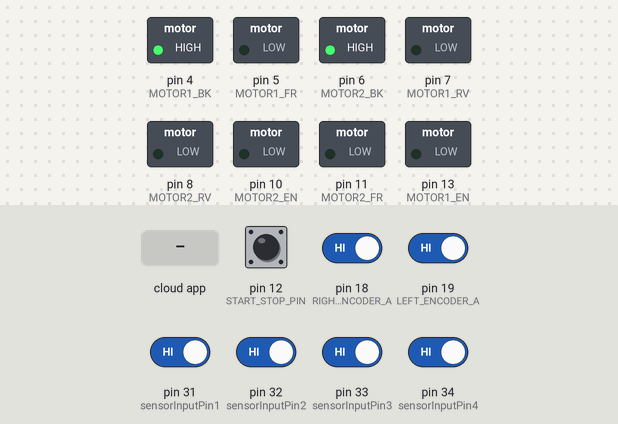
Simulated run of this sketch. Board: Arduino Mega 2560, built with avr-gcc and run on an emulated ATmega2560. On the bench: switched loads named in the sketch (green lamp = pin HIGH). Inputs (shaded band) come from the test bench; at power-on: pin 12 (START_STOP_PIN), pin 18 (RIGHT_ENCODER_A), pin 19 (LEFT_ENCODER_A), pin 31 (sensorInputPin1), pin 32 (sensorInputPin2), pin 33 (sensorInputPin3), pin 34 (sensorInputPin4) HIGH. The ROS host is connected and sends only what is stated.

Above: at 1.2 s.
1.3 s: pin 12 (START_STOP_PIN) pulled LOW for 0.15 s
At 2.5 s:
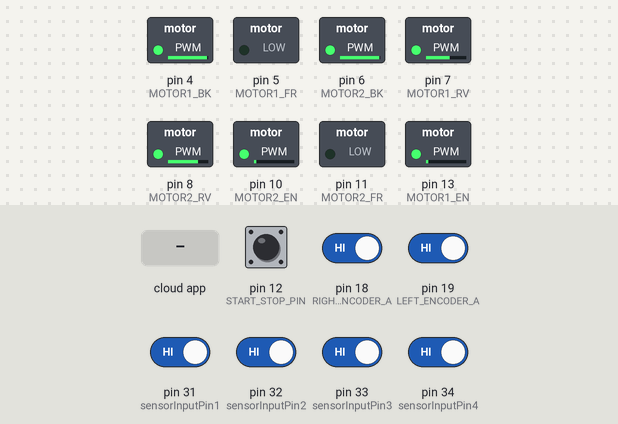
2.9 s: pin 31 (sensorInputPin1) driven LOW
At 3.4 s:
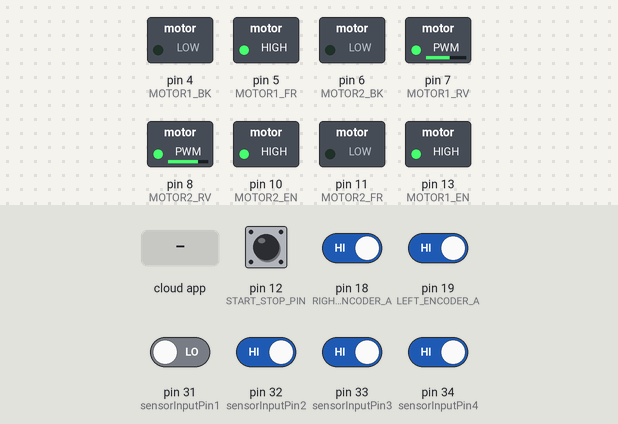
4.4 s: pin 32 (sensorInputPin2) driven LOW
At 5.0 s:
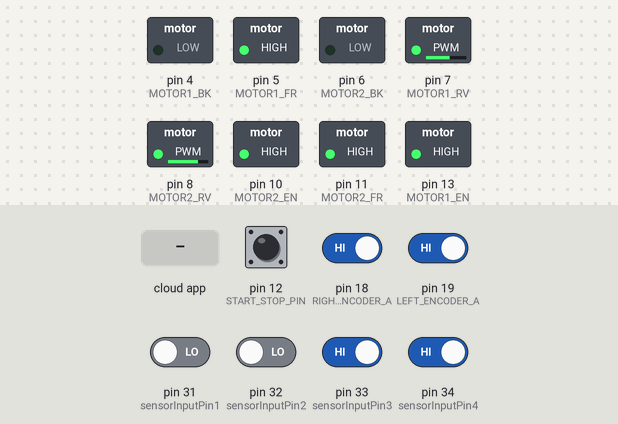
7.4 s: the phone or cloud app sets desired_left_motor_rpm to 45
At 8.8 s:
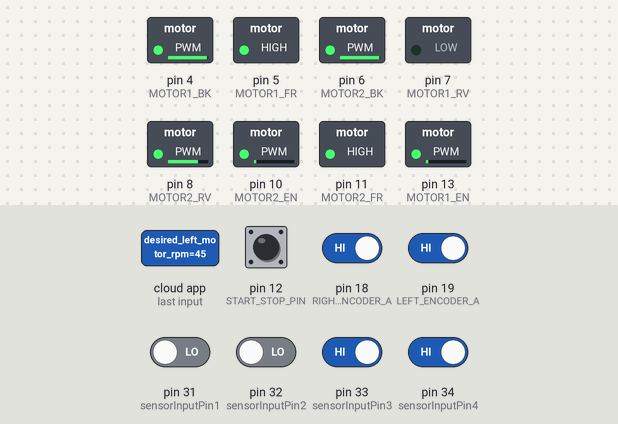
9.8 s: the phone or cloud app sets desired_right_motor_rpm to 45
At 11.5 s:
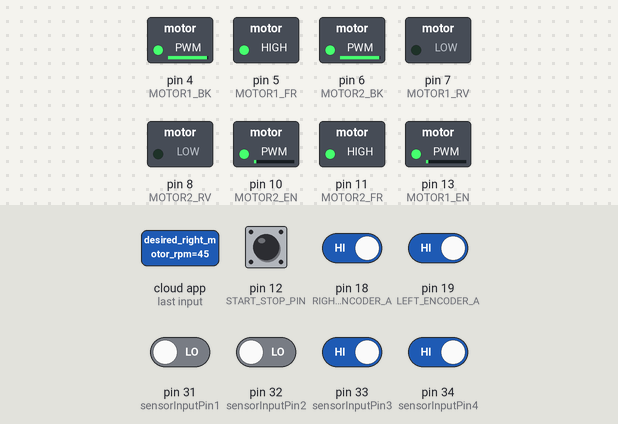
11.8 s: the phone or cloud app sets desired_right_motor_rpm to 0
At 12.1 s:
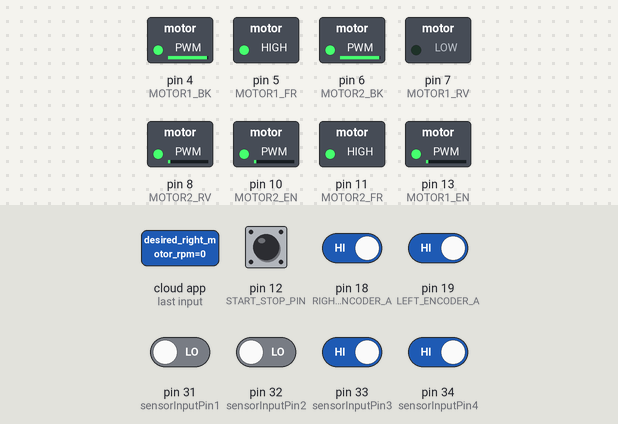
Timing chart, 0 to 14.8 s (numbered marks = the images above; inputs shaded):
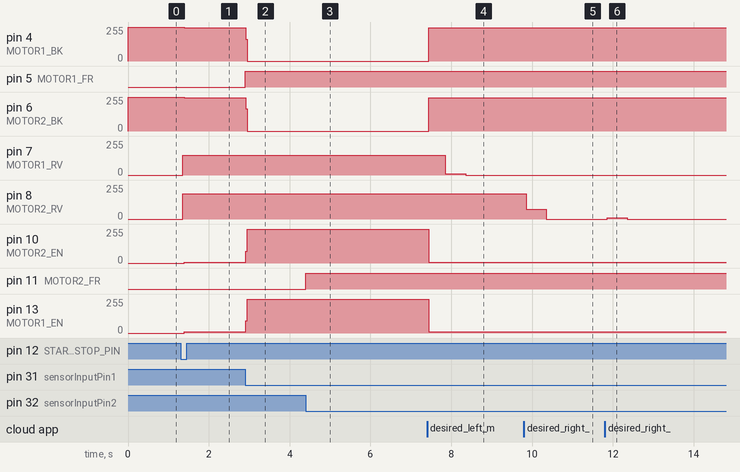

The sketch:

working90Degrees.ino
```cpp
#include <ros.h>
#include <std_msgs/Int32.h>
#include <std_msgs/Float32.h>

ros::NodeHandle nh;

std_msgs::Int32 left_rpm_msg;
std_msgs::Int32 right_rpm_msg;
std_msgs::Float32 left_velocity_msg;
std_msgs::Float32 right_velocity_msg;
std_msgs::Float32 v_msg;
std_msgs::Float32 w_msg;
std_msgs::Float32 theta_msg;

ros::Publisher left_motor_pub("/left_motor_rpm", &left_rpm_msg);
ros::Publisher right_motor_pub("/right_motor_rpm", &right_rpm_msg);
ros::Publisher left_velocity_pub("/left_motor_velocity", &left_velocity_msg);
ros::Publisher right_velocity_pub("/right_motor_velocity", &right_velocity_msg);
ros::Publisher v_pub("/linear_velocity", &v_msg);
ros::Publisher w_pub("/angular_velocity", &w_msg);
ros::Publisher theta_pub("/robot_orientation", &theta_msg);

volatile float desiredLeftRPM = 0.0;
volatile float desiredRightRPM = 0.0;

void leftMotorCallback(const std_msgs::Int32& msg) {
  desiredLeftRPM = msg.data;
}

void rightMotorCallback(const std_msgs::Int32& msg) {
  desiredRightRPM = msg.data;
}

ros::Subscriber<std_msgs::Int32> left_motor_sub("/desired_left_motor_rpm", &leftMotorCallback);
ros::Subscriber<std_msgs::Int32> right_motor_sub("/desired_right_motor_rpm", &rightMotorCallback);

// Motor pins
#define MOTOR1_RV 7
#define MOTOR1_EN 13
#define MOTOR1_FR 5
#define MOTOR1_BK 4
#define MOTOR2_RV 8
#define MOTOR2_EN 10
#define MOTOR2_FR 11
#define MOTOR2_BK 6

// Encoder pins
#define LEFT_ENCODER_A 19
#define LEFT_ENCODER_B 3
#define RIGHT_ENCODER_A 18
#define RIGHT_ENCODER_B 2

// Sensor input pins
const int sensorInputPin1 = 31;
const int sensorInputPin2 = 32;
const int sensorInputPin3 = 33;
const int sensorInputPin4 = 34;

// Start/Stop switch pin
#define START_STOP_PIN 12

volatile unsigned long Lcount = 0;
volatile unsigned long Rcount = 0;
volatile int leftDirection = 1;
volatile int rightDirection = 1;

// Timing for RPM calculations
unsigned long prevTime0 = 0;
unsigned long prevTime1 = 0;
unsigned long prevLeftEncoder = 0;
unsigned long prevRightEncoder = 0;
int interval = 500;
int leftRPM = 0;
int rightRPM = 0;
const int encoderCPR = 400;
const float wheelRadius = 0.05;
const float my_pi = 3.14159265358979323846;

// PID parameters
float Kp1 = 1.0, Ki1 = 0.05, Kd1 = 0.1;
float Kp2 = 0.8, Ki2 = 0.05, Kd2 = 0.1;
float left_integral = 0.0, left_last_error = 0.0;
float right_integral = 0.0, right_last_error = 0.0;
int leftPWMCommand = 150;
int rightPWMCommand = 190;
const int leftMinPWM = 0, leftMaxPWM = 255;
const int rightMinPWM = 0, rightMaxPWM = 255;
const float MaxRPM = 100.0;

float v = 0.0;
float w = 0.0;
float Theta = 0.0;

// Debounce variables
bool robotRunning = false;

unsigned long lastDebounceTime = 0;
const unsigned long debounceDelay = 50;

// ROS message timing
unsigned long lastPublishTime = 0;
const int publishInterval = 100;

void thetaCallback(const std_msgs::Float32& msg) {
  Theta = msg.data;
}
ros::Subscriber<std_msgs::Float32> theta_sub("/theta_degrees", &thetaCallback);

enum RobotMotion { MOTION_FORWARD, MOTION_STOP, MOTION_BACKWARD, MOTION_TURN, TURN_90, DEFAULT_STATE };
RobotMotion currentMotion = DEFAULT_STATE;
bool turn90Initiated = false;
float startThetaTurn90 = 0.0;
bool stopInitiated = false;
unsigned long stopStartTime = 0;
const unsigned long backwardDuration = 3000;

void setup() {
  nh.initNode();
  nh.advertise(left_motor_pub);
  nh.advertise(right_motor_pub);
  nh.advertise(left_velocity_pub);
  nh.advertise(right_velocity_pub);
  nh.advertise(v_pub);
  nh.advertise(w_pub);
  nh.advertise(theta_pub);
  nh.subscribe(left_motor_sub);
  nh.subscribe(right_motor_sub);
  nh.subscribe(theta_sub);

  digitalWrite(MOTOR1_EN, LOW);
  digitalWrite(MOTOR2_EN, LOW);
  digitalWrite(MOTOR1_BK, HIGH);
  digitalWrite(MOTOR2_BK, HIGH);

  pinMode(sensorInputPin1, INPUT_PULLUP);
  pinMode(sensorInputPin2, INPUT_PULLUP);
  pinMode(sensorInputPin3, INPUT_PULLUP);
  pinMode(sensorInputPin4, INPUT_PULLUP);

  pinMode(LEFT_ENCODER_A, INPUT_PULLUP);
  pinMode(LEFT_ENCODER_B, INPUT_PULLUP);
  pinMode(RIGHT_ENCODER_A, INPUT_PULLUP);
  pinMode(RIGHT_ENCODER_B, INPUT_PULLUP);

  pinMode(START_STOP_PIN, INPUT_PULLUP);

  attachInterrupt(digitalPinToInterrupt(LEFT_ENCODER_A), LeftmotorISR, RISING);
  attachInterrupt(digitalPinToInterrupt(RIGHT_ENCODER_A), RightmotorISR, RISING);

  pinMode(MOTOR1_RV, OUTPUT);
  pinMode(MOTOR1_EN, OUTPUT);
  pinMode(MOTOR1_FR, OUTPUT);
  pinMode(MOTOR1_BK, OUTPUT);
  pinMode(MOTOR2_RV, OUTPUT);
  pinMode(MOTOR2_EN, OUTPUT);
  pinMode(MOTOR2_FR, OUTPUT);
  pinMode(MOTOR2_BK, OUTPUT);
}

void loop() {
  // —— 1) TWO-VARIABLE DEBOUNCE FOR START/STOP BUTTON ——
  static int  buttonState       = HIGH;   // last _stable_ reading
  static int  lastReading       = HIGH;   // last raw reading
  // (lastDebounceTime, debounceDelay, robotRunning are globals)

  int reading = digitalRead(START_STOP_PIN);
  if (reading != lastReading) {
    lastDebounceTime = millis();
  }
  if (millis() - lastDebounceTime > debounceDelay) {
    if (reading != buttonState) {
      buttonState = reading;
      // only toggle on the falling edge
      if (buttonState == LOW) {
        robotRunning = !robotRunning;
        // immediate hard-stop when toggled off
        if (!robotRunning) {
          digitalWrite(MOTOR1_EN, LOW);
          digitalWrite(MOTOR2_EN, LOW);
          digitalWrite(MOTOR1_BK, HIGH);
          digitalWrite(MOTOR2_BK, HIGH);
          v = 0.0;
          w = 0.0;
        }
      }
    }
  }
  lastReading = reading;


  // —— 2) MOTION LOGIC: RUN or STOP ——
  if (robotRunning) {
    // enable motors
    digitalWrite(MOTOR1_BK, LOW);
    digitalWrite(MOTOR1_EN, HIGH);
    digitalWrite(MOTOR2_BK, LOW);
    digitalWrite(MOTOR2_EN, HIGH);

    // read sensors
    int s1 = digitalRead(sensorInputPin1);
    int s2 = digitalRead(sensorInputPin2);
    int s3 = digitalRead(sensorInputPin3);
    int s4 = digitalRead(sensorInputPin4);

    // determine state
    if (s1==LOW && s2==LOW && s3==LOW && s4==LOW) {
      currentMotion = MOTION_FORWARD;
    }
    else if (s1==LOW && s2==LOW) {
      currentMotion = MOTION_STOP;
    }
    else if (s3==LOW && s4==LOW) {
      currentMotion = TURN_90;
    }
    else if (s2==LOW) {
      currentMotion = MOTION_BACKWARD;
    }
    else if (s1==LOW) {
      currentMotion = MOTION_TURN;
    }
    else {
      currentMotion = DEFAULT_STATE;
    }

    // reset stop flag if needed
    if (currentMotion != MOTION_STOP) {
      stopInitiated = false;
    }

    // act on currentMotion
    switch (currentMotion) {
      case MOTION_FORWARD:
        digitalWrite(MOTOR1_FR, LOW);
        digitalWrite(MOTOR2_FR, LOW);
        left_integral = right_integral = 0;
        left_last_error = right_last_error = 0;
        v = 0.15;  w = 0.0;
        break;

      case MOTION_STOP:
        if (!stopInitiated) {
          digitalWrite(MOTOR1_FR, HIGH);
          digitalWrite(MOTOR2_FR, HIGH);
          v = 0.05;  w = 0.0;
          stopStartTime = millis();
          stopInitiated = true;
        } else if (millis() - stopStartTime > backwardDuration) {
          digitalWrite(MOTOR1_BK, HIGH);
          digitalWrite(MOTOR2_BK, HIGH);
          digitalWrite(MOTOR1_EN, LOW);
          digitalWrite(MOTOR2_EN, LOW);
          v = 0.0;  w = 0.0;
        }
        break;

      case MOTION_BACKWARD:
        digitalWrite(MOTOR1_FR, HIGH);
        digitalWrite(MOTOR2_FR, HIGH);
        v = 0.05;  w = 0.0;
        break;

      case MOTION_TURN:
        digitalWrite(MOTOR1_FR, HIGH);
        digitalWrite(MOTOR2_FR, LOW);
        v = 0.0;   w = 0.17;
        turn90Initiated = false;
        break;

      case TURN_90:
        if (!turn90Initiated) {
          startThetaTurn90 = Theta;
          turn90Initiated = true;
        }
        if (fabs(Theta - startThetaTurn90) < 90.0) {
          digitalWrite(MOTOR1_FR, HIGH);
          digitalWrite(MOTOR2_FR, LOW);
          v = 0.0;   w = 0.17;
        } else {
          digitalWrite(MOTOR1_BK, HIGH);
          digitalWrite(MOTOR2_BK, HIGH);
          digitalWrite(MOTOR1_EN, LOW);
          digitalWrite(MOTOR2_EN, LOW);
          v = 0.0;   w = 0.0;
        }
        break;

      case DEFAULT_STATE:
      default:
        digitalWrite(MOTOR1_BK, HIGH);
        digitalWrite(MOTOR2_BK, HIGH);
        digitalWrite(MOTOR1_EN, LOW);
        digitalWrite(MOTOR2_EN, LOW);
        v = 0.0;  w = 0.0;
        turn90Initiated = false;
        break;
    }

    // update RPM via PID
    calculateMotorRPM();
  }
  else {
    // robot not running: ensure motors stay off
    digitalWrite(MOTOR1_BK, HIGH);
    digitalWrite(MOTOR2_BK, HIGH);
    digitalWrite(MOTOR1_EN, LOW);
    digitalWrite(MOTOR2_EN, LOW);
    v = 0.0;
    w = 0.0;
  }


  // —— 3) ROS COMM & PUBLISH ——
  nh.spinOnce();
  if (!nh.connected()) {
    // emergency stop if ROS dies
    digitalWrite(MOTOR1_BK, HIGH);
    digitalWrite(MOTOR2_BK, HIGH);
    digitalWrite(MOTOR1_EN, LOW);
    digitalWrite(MOTOR2_EN, LOW);
    analogWrite(MOTOR1_RV, 0);
    analogWrite(MOTOR2_RV, 0);
    return;
  }

  unsigned long now = millis();
  if (now - lastPublishTime >= publishInterval) {
    lastPublishTime = now;
    left_motor_pub.publish(&left_rpm_msg);
    right_motor_pub.publish(&right_rpm_msg);
    left_velocity_pub.publish(&left_velocity_msg);
    right_velocity_pub.publish(&right_velocity_msg);
    v_msg.data = v;    w_msg.data = w;
    v_pub.publish(&v_msg);
    w_pub.publish(&w_msg);
    theta_msg.data = Theta;
    theta_pub.publish(&theta_msg);
  }
}


void velocityCallback(const std_msgs::Float32& msg_v, const std_msgs::Float32& msg_w) {
  float v_val = msg_v.data;
  float w_val = msg_w.data;
  float L = 0.3; // Example wheelbase distance
  float v_left = v_val - (w_val * L / 2.0);
  float v_right = v_val + (w_val * L / 2.0);
  desiredLeftRPM = (v_left / (2 * my_pi * wheelRadius)) * 60.0;
  desiredRightRPM = (v_right / (2 * my_pi * wheelRadius)) * 60.0;
}

void calculateMotorRPM() {
  unsigned long currentTime = millis();
  float dt = interval / 1000.0;
  bool updated = false;

  if (currentTime - prevTime0 >= interval) {
  unsigned long currentLeftEncoder = Lcount;
  int deltaLeft = currentLeftEncoder - prevLeftEncoder;
  leftRPM = ((100 * deltaLeft) / encoderCPR) * (600 / interval) * leftDirection;
  prevTime0 = currentTime;
  prevLeftEncoder = currentLeftEncoder;
  updated = true;

  float error = desiredLeftRPM - leftRPM;
  left_integral += error * dt;
  float derivative = (error - left_last_error) / dt;
  float pid_output = Kp1 * error + Ki1 * left_integral + Kd1 * derivative;
  left_last_error = error;

  float scaled_pid_output = pid_output / MaxRPM * (leftMaxPWM - leftMinPWM);
  leftPWMCommand = leftPWMCommand - scaled_pid_output;
  leftPWMCommand = constrain(leftPWMCommand, leftMinPWM, leftMaxPWM);

  left_rpm_msg.data = leftRPM;
  left_velocity_msg.data = (2 * my_pi * wheelRadius * leftRPM) / 60.0;
  }

  if (currentTime - prevTime1 >= interval) {
  unsigned long currentRightEncoder = Rcount;
  int deltaRight = currentRightEncoder - prevRightEncoder;
  rightRPM = ((100 * deltaRight) / encoderCPR) * (600 / interval) * rightDirection;
  prevTime1 = currentTime;
  prevRightEncoder = currentRightEncoder;
  updated = true;

  float error = desiredRightRPM - rightRPM;
  right_integral += error * dt;
  float derivative = (error - right_last_error) / dt;
  float pid_output = Kp2 * error + Ki2 * right_integral + Kd2 * derivative;
  right_last_error = error;

  float scaled_pid_output = pid_output / MaxRPM * (rightMaxPWM - rightMinPWM);
  rightPWMCommand = rightPWMCommand - scaled_pid_output;
  rightPWMCommand = constrain(rightPWMCommand, rightMinPWM, rightMaxPWM);

  right_rpm_msg.data = rightRPM;
  right_velocity_msg.data = (2 * my_pi * wheelRadius * rightRPM) / 60.0;
  }

  if (updated) {
  analogWrite(MOTOR1_RV, leftPWMCommand);
  analogWrite(MOTOR2_RV, rightPWMCommand);
  }
}

void LeftmotorISR() {
  int state = digitalRead(LEFT_ENCODER_B);
  leftDirection = (state == HIGH) ? 1 : -1;
  Lcount++;
}

void RightmotorISR() {
  int state = digitalRead(RIGHT_ENCODER_B);
  rightDirection = (state == HIGH) ? 1 : -1;
  Rcount++;
}
```

Measured:
- after the input at 1.3 s, pin 4 (MOTOR1_BK): 255/255 → 248/255 after 0.09 s; pin 6 (MOTOR2_BK): 255/255 → 249/255 after 0.09 s; pin 7 (MOTOR1_RV): 0/255 → 150/255 after 0.05 s; pin 8 (MOTOR2_RV): 0/255 → 190/255 after 0.05 s; pin 10 (MOTOR2_EN): 0/255 → 7/255 after 0.09 s
- after the input at 2.9 s, pin 4 (MOTOR1_BK): 248/255 → 0/255 at once; pin 5 (MOTOR1_FR): LOW → HIGH at once; pin 6 (MOTOR2_BK): 249/255 → 0/255 at once; pin 10 (MOTOR2_EN): 7/255 → 255/255 at once; pin 13 (MOTOR1_EN): 8/255 → 255/255 at once
- after the input at 4.4 s, pin 11 (MOTOR2_FR): LOW → HIGH at once
- after the input at 7.4 s, pin 7 (MOTOR1_RV): 150/255 → 9/255 after 0.45 s, → 0/255 0.50 s later
- after the input at 9.8 s, pin 8 (MOTOR2_RV): 190/255 → 72/255 after 0.05 s, → 0/255 0.50 s later
- after the input at 11.8 s, pin 8 (MOTOR2_RV): 0/255 → 11/255 after 0.06 s, → 0/255 0.50 s later
